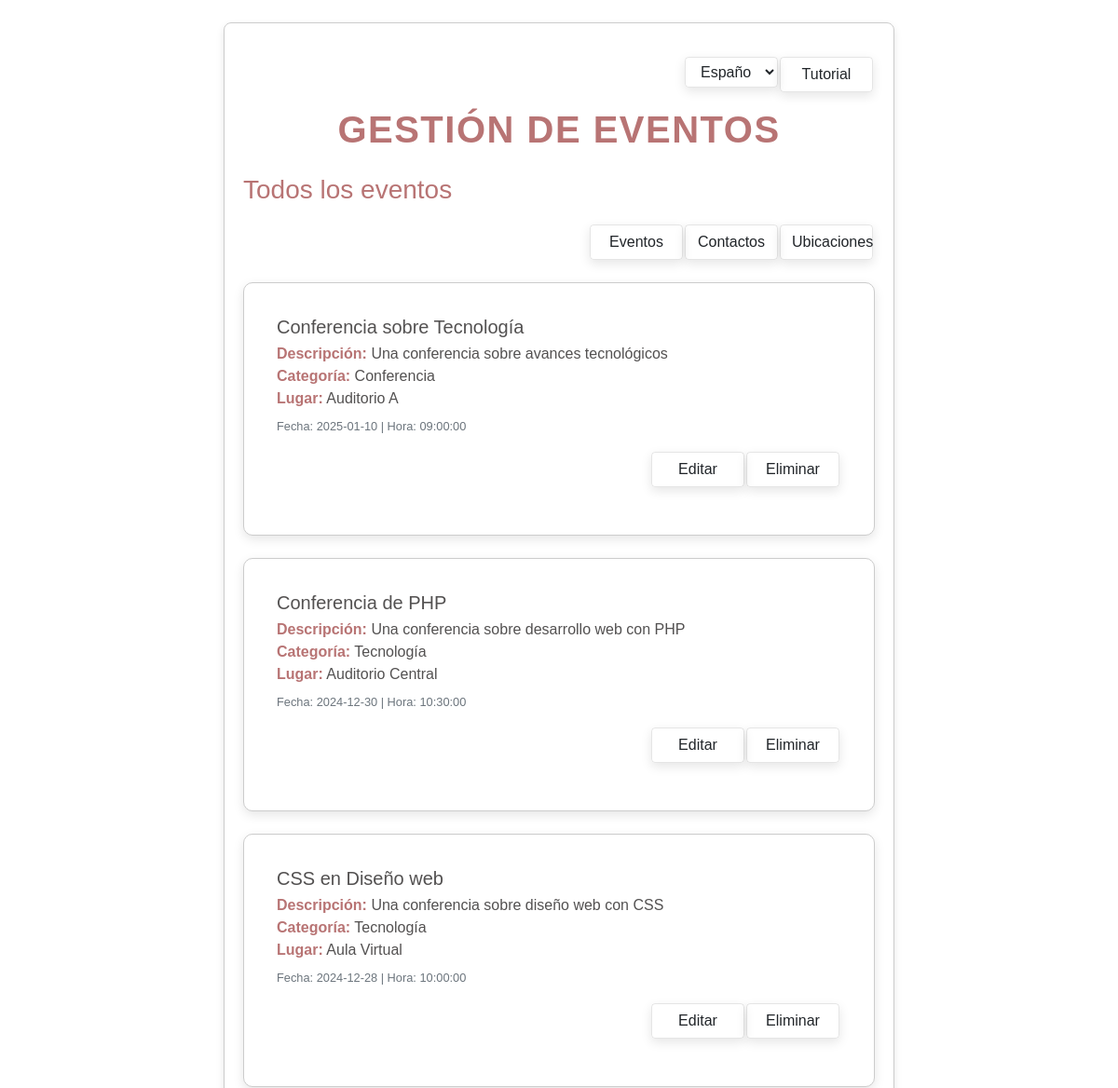
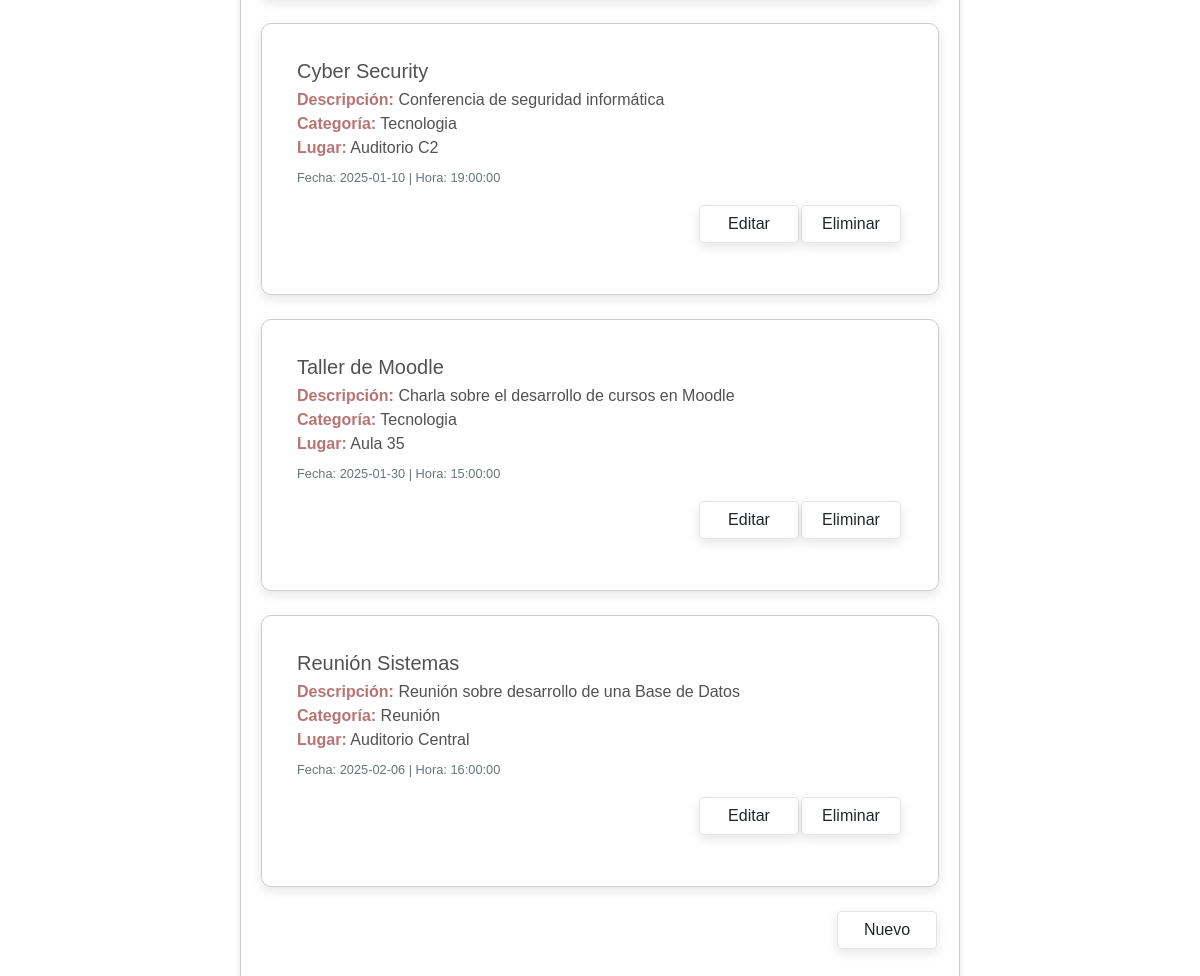
Before: / with the older database file (2 pictures, top to bottom).
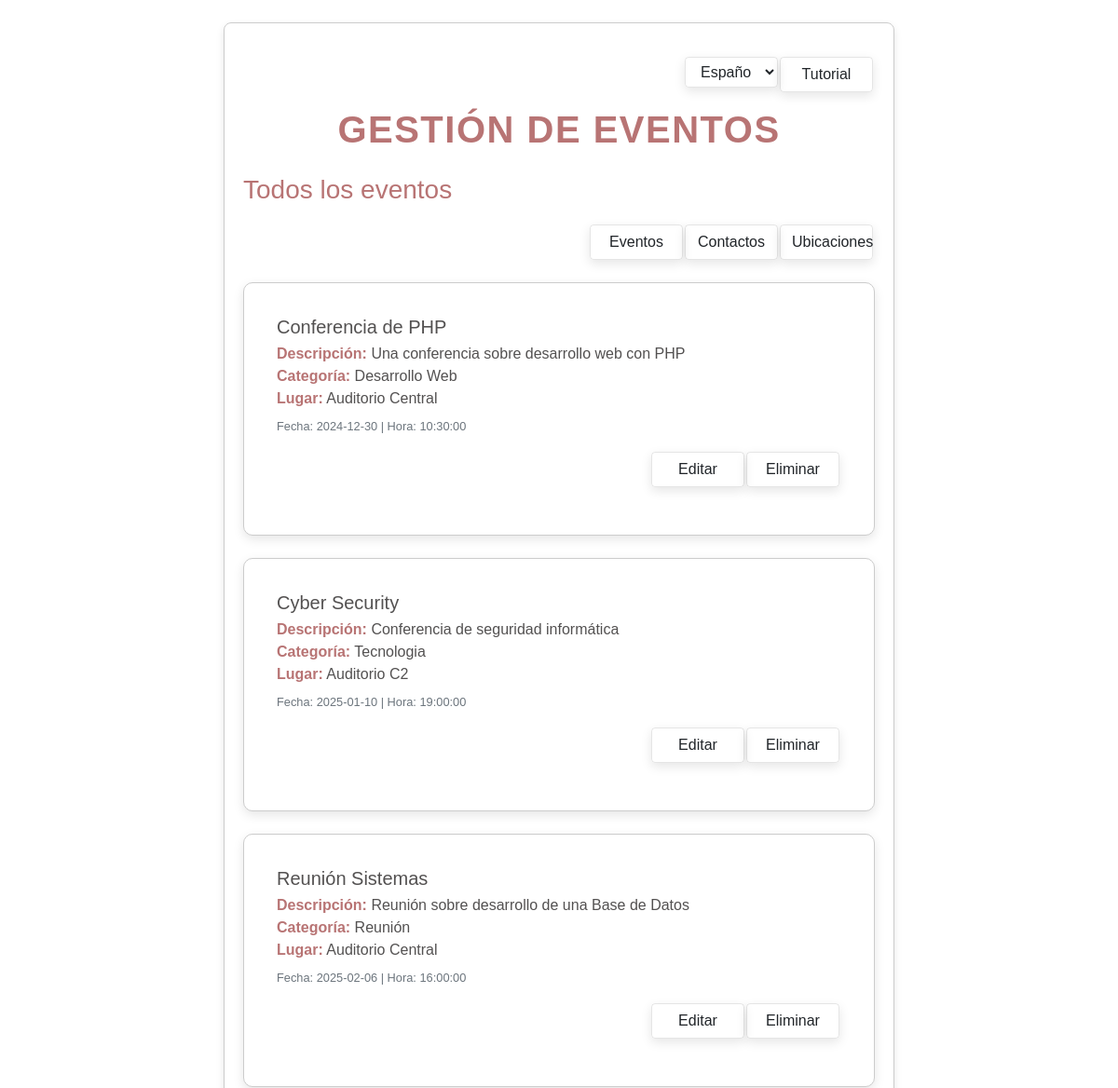
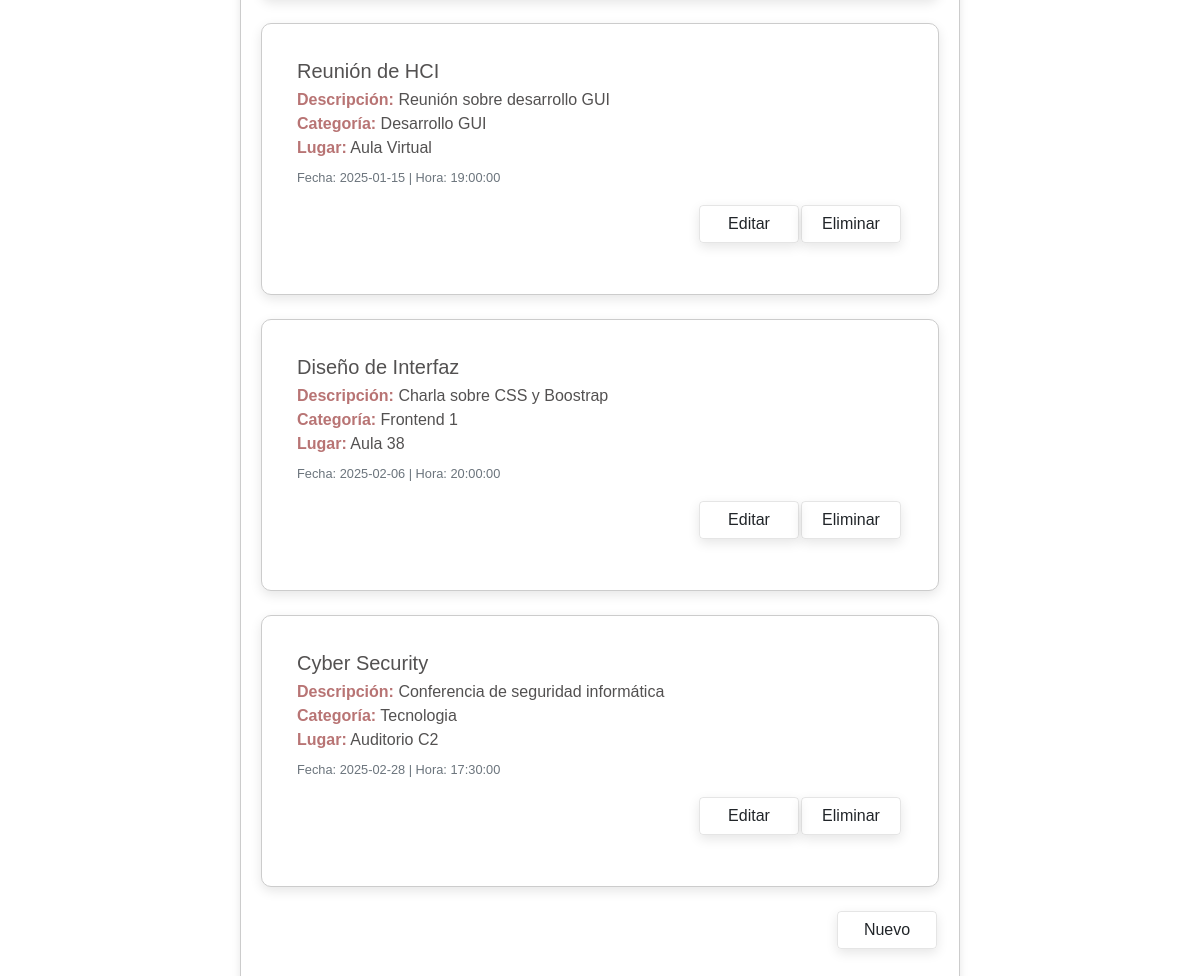
After: the same page with the newer database file (2 pictures, top to bottom).
### tables this page shows
CREATE TABLE `eventos` (
  `id` int(11) NOT NULL,
  `titulo` varchar(255) NOT NULL,
  `hora` time NOT NULL,
  `fecha` date NOT NULL,
  `categoria` varchar(100) NOT NULL,
  `descripcion` text DEFAULT NULL,
  `lugar` varchar(255) DEFAULT NULL
);

### controllers/EventoController.php (called while the page is built, shortened)
<?php
require_once __DIR__ . '/../models/Evento.php';
class EventosController {
    private $evento;
    public function __construct() {
        $this->evento = new Evento();
    }
    public function index() {
        $eventos = $this->evento->obtenerEventos();
        require_once __DIR__ . '/../views/lista_eventos.php';
    }
}

### lang/es.php (called while the page is built)
<?php
$lang = array(
    "gestion-eventos" => "Gestión de eventos",
    "todos-eventos" => "Todos los eventos",
    "eventos" => "Eventos",
    "contactos" => "Contactos",
    "ubicaciones" => "Ubicaciones",
    "descripcion" => "Descripción",
    "categoria" => "Categoría",
    "lugar" => "Lugar",
    "fecha" => "Fecha",
    "hora" => "Hora",
    "editar" => "Editar",
    "eliminar" => "Eliminar",
    "nuevo" => "Nuevo",
    "nuevo-evento" => "Nuevo Evento",
    "titulo" => "Título",
    "guardar" => "Guardar",
    "cancelar" => "Cancelar",
    "editar-evento" => "Editar Evento",
    "actualizar" => "Actualizar",
    "todos-contactos" => "Todos los Contactos",
    "correo" => "Correo Electrónico",
    "telefono" => "Teléfono",
    "nuevo-contacto" => "Nuevo Contacto",
    "editar-contacto" => "Editar Contacto",
    "todas-ubicaciones" => "Todas las Ubicaciones",
    "direccion" => "Dirección",
    "nueva-ubicacion" => "Nueva Ubicación",
    "editar-ubicacion" => "Editar Ubicación",
);

### config/conexion.php (called while the page is built, shortened)
<?php
function conectarDB() {
    $conexion = new mysqli(DB_HOST, DB_USER, DB_PASS, DB_NAME);
    return $conexion;
}

### models/Evento.php (called while the page is built, shortened)
<?php
require_once __DIR__ . '/../config/conexion.php';
class Evento {
    private $conexion;
    public function __construct() {
        $this->conexion = conectarDB();
    }
    public function obtenerEventos() {
        $sql = "SELECT * FROM eventos";
        $resultado = $this->conexion->query($sql);
        return $resultado->fetch_all(MYSQLI_ASSOC);
    }
}
?>

### views/lista_eventos.php (the view, shortened to what this page needs)
<!DOCTYPE html>
<html lang="<?php echo $_SESSION['lang']; ?>">
<head>
    <link rel="stylesheet" href="https://stackpath.bootstrapcdn.com/bootstrap/4.5.2/css/bootstrap.min.css">
    <link rel="stylesheet" href="./styles/styles.css">
</head>
<body>
    <div class="container mt-4 mb-3">
        <div class="d-flex justify-content-end mt-3 mb-3">
            <form method="POST" id="lang-form">
                <select name="lang" id="lang-selector" class="form-select btn btn-custom">
                    <option value="es" <?php if ($_SESSION['lang'] == 'es') echo 'selected'; ?>>Español</option>
                </select>
            </form>
            <a href="" class="btn btn-custom">Tutorial</a>
        </div>
            <h1 class="titulo-principal mt-3 mb-3"><?php echo $lang["gestion-eventos"]; ?></h1>
            <div class="mt-4 mb-4">
                <h3 class="titulo-secundario"><?php echo $lang["todos-eventos"]; ?></h3>
                <div class="d-flex justify-content-end mt-3 mb-3">
                    <a href="index.php" class="btn btn-custom"><?php echo $lang["eventos"]; ?></a>
                    <a href="act_contactos.php" class="btn btn-custom"><?php echo $lang["contactos"]; ?></a>
                    <a href="act_ubicaciones.php" class="btn btn-custom"><?php echo $lang["ubicaciones"]; ?></a>
                </div>
                <div class="mt-4 mb-4">
                    <?php foreach ($eventos as $evento): ?>
                        <div class="card mt-4 mb-4">
                            <div class="card-body">
                                <h5 class="card-title"><?= htmlspecialchars($evento['titulo']) ?></h5>
                                <p class="card-text">
                                    <strong><?php echo $lang["descripcion"]; ?>:</strong> <?= htmlspecialchars($evento['descripcion']) ?><br>
                                    <strong><?php echo $lang["categoria"]; ?>:</strong> <?= htmlspecialchars($evento['categoria']) ?><br>
                                    <strong><?php echo $lang["lugar"]; ?>:</strong> <?= htmlspecialchars($evento['lugar']) ?>
                                </p>
                                <p class="card-text">
                                    <small class="text-muted">
                                    <?php echo $lang["fecha"]; ?>: <?= htmlspecialchars($evento['fecha']) ?> | <?php echo $lang["hora"]; ?>: <?= htmlspecialchars($evento['hora']) ?>
                                    </small>
                                </p>
                                <div class="d-flex justify-content-end mt-3 mb-3">
                                    <a href="index.php?action=editar&id=<?= htmlspecialchars($evento['id']) ?>" class="btn btn-custom"><?php echo $lang["editar"]; ?></a>
                                    <a href="index.php?action=eliminar&id=<?= htmlspecialchars($evento['id']) ?>" class="btn btn-custom"><?php echo $lang["eliminar"]; ?></a>
                                </div>
                            </div>
                        </div>
                    <?php endforeach; ?>
                </div>
                <div class="d-flex justify-content-end mt-3 mb-3">
                    <a href="index.php?action=agregar" class="btn btn-custom"><?php echo $lang["nuevo"]; ?></a>
                </div>
            </div>
        </div>
</body>
</html>

### index.php
<?php
require_once __DIR__ . '/controllers/EventoController.php';
$controller = new EventosController();
if (isset($_GET['action'])) {
    $action = $_GET['action'];
    if ($action == 'agregar') {
        $controller->mostrarFormularioAgregar();
    } elseif ($action == 'guardar') {
        $controller->agregar();
    } elseif ($action == 'editar') {
        $id = $_GET['id'];
        $controller->mostrarFormularioEditar($id);
    } elseif ($action == 'actualizar') {
        $id = $_GET['id'];
        $controller->editar($id);
    } elseif ($action == 'eliminar') {
        $id = $_GET['id'];
        $controller->eliminar($id);
    } else {
        $controller->index();
    }
} else {
    $controller->index();
}

### styles/styles.css (style rules this page uses)
* { font-family: 'Franklin Gothic Medium', 'Arial Narrow', Arial, sans-serif; color: #b87474; }
.titulo-principal { font-size: 2.5rem; text-align: center; font-weight: bold; margin-bottom: 20px; text-transform: uppercase; letter-spacing: 1.5px; }
.titulo-secundario { margin-bottom: 20px; }
.card-title, .card-text { color: #535151; margin-bottom: 5px; display: block; }
.container { width: 60%; max-width: 100%; margin: 0 auto; border: 1px solid #ccc; border-radius: 8px; padding: 20px; box-shadow: 0 4px 8px rgba(0, 0, 0, 0.1); margin-bottom: 20px; transition: transform 0.3s ease; }
.card { border: 1px solid #ccc; border-radius: 10px; padding: 15px; box-shadow: 0 4px 12px rgba(0, 0, 0, 0.1); transition: transform 0.3s ease, box-shadow 0.3s ease; }
.btn-custom { background-color: transparent; border-color: rgba(0, 0, 0, 0.1); box-shadow: 0 4px 12px rgba(0, 0, 0, 0.1); margin-right: 2px; width: 100px; transition: background-color 0.3s, transform 0.3s; }

Changed rows visible on the page:
removed eventos: titulo "Conferencia sobre Tecnología", descripcion "Una conferencia sobre avances tecnológicos", categoria "Conferencia", lugar "Auditorio A", fecha "2025-01-10", hora "09:00:00"
removed eventos: titulo "CSS en Diseño web", descripcion "Una conferencia sobre diseño web con CSS", categoria "Tecnología", lugar "Aula Virtual", fecha "2024-12-28", hora "10:00:00"
removed eventos: titulo "Taller de Moodle", descripcion "Charla sobre el desarrollo de cursos en Moodle", categoria "Tecnologia", lugar "Aula 35", fecha "2025-01-30", hora "15:00:00"
changed eventos "Conferencia de PHP": categoria "Tecnología" → "Desarrollo Web"
added eventos: titulo "Reunión de HCI", descripcion "Reunión sobre desarrollo GUI", categoria "Desarrollo GUI", lugar "Aula Virtual", fecha "2025-01-15", hora "19:00:00"
added eventos: titulo "Diseño de Interfaz", descripcion "Charla sobre CSS y Boostrap", categoria "Frontend 1", lugar "Aula 38", fecha "2025-02-06", hora "20:00:00"
added eventos: titulo "Cyber Security", descripcion "Conferencia de seguridad informática", categoria "Tecnologia", lugar "Auditorio C2", fecha "2025-02-28", hora "17:30:00"
